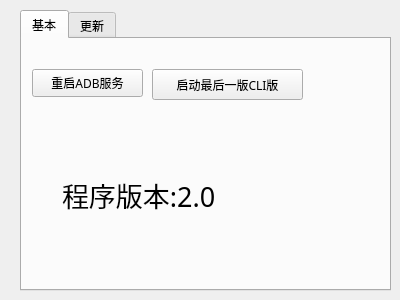
<?xml version="1.0" encoding="UTF-8"?>
<ui version="4.0">
 <class>Form</class>
 <widget class="QWidget" name="Form">
  <property name="geometry">
   <rect>
    <x>0</x>
    <y>0</y>
    <width>400</width>
    <height>300</height>
   </rect>
  </property>
  <property name="font">
   <font>
    <family>MiSans</family>
   </font>
  </property>
  <property name="windowTitle">
   <string>设置</string>
  </property>
  <property name="windowIcon">
   <iconset resource="main.qrc">
    <normaloff>:/img/img/设置.png</normaloff>:/img/img/设置.png</iconset>
  </property>
  <widget class="QTabWidget" name="tabWidget">
   <property name="geometry">
    <rect>
     <x>20</x>
     <y>10</y>
     <width>371</width>
     <height>281</height>
    </rect>
   </property>
   <property name="currentIndex">
    <number>0</number>
   </property>
   <widget class="QWidget" name="tab">
    <attribute name="title">
     <string>基本</string>
    </attribute>
    <widget class="QPushButton" name="pushButton">
     <property name="geometry">
      <rect>
       <x>10</x>
       <y>30</y>
       <width>111</width>
       <height>28</height>
      </rect>
     </property>
     <property name="text">
      <string>重启ADB服务</string>
     </property>
    </widget>
    <widget class="QPushButton" name="pushButton_2">
     <property name="geometry">
      <rect>
       <x>130</x>
       <y>30</y>
       <width>151</width>
       <height>31</height>
      </rect>
     </property>
     <property name="text">
      <string>启动最后一版CLI版</string>
     </property>
    </widget>
    <widget class="QLabel" name="label">
     <property name="geometry">
      <rect>
       <x>40</x>
       <y>110</y>
       <width>251</width>
       <height>91</height>
      </rect>
     </property>
     <property name="font">
      <font>
       <family>MiSans</family>
       <pointsize>20</pointsize>
      </font>
     </property>
     <property name="text">
      <string>程序版本:2.0</string>
     </property>
    </widget>
   </widget>
   <widget class="QWidget" name="tab_2">
    <attribute name="title">
     <string>更新</string>
    </attribute>
    <widget class="QPushButton" name="pushButton_3">
     <property name="geometry">
      <rect>
       <x>100</x>
       <y>40</y>
       <width>151</width>
       <height>131</height>
      </rect>
     </property>
     <property name="font">
      <font>
       <family>MiSans</family>
       <underline>false</underline>
       <strikeout>false</strikeout>
       <stylestrategy>PreferDefault</stylestrategy>
      </font>
     </property>
     <property name="styleSheet">
      <string notr="true">image: url(:/img/img/更新.png);</string>
     </property>
     <property name="text">
      <string/>
     </property>
    </widget>
    <widget class="QLabel" name="label_2">
     <property name="geometry">
      <rect>
       <x>140</x>
       <y>190</y>
       <width>72</width>
       <height>15</height>
      </rect>
     </property>
     <property name="text">
      <string>检查更新</string>
     </property>
    </widget>
   </widget>
  </widget>
 </widget>
 <resources>
  <include location="main.qrc"/>
 </resources>
 <connections/>
</ui>
